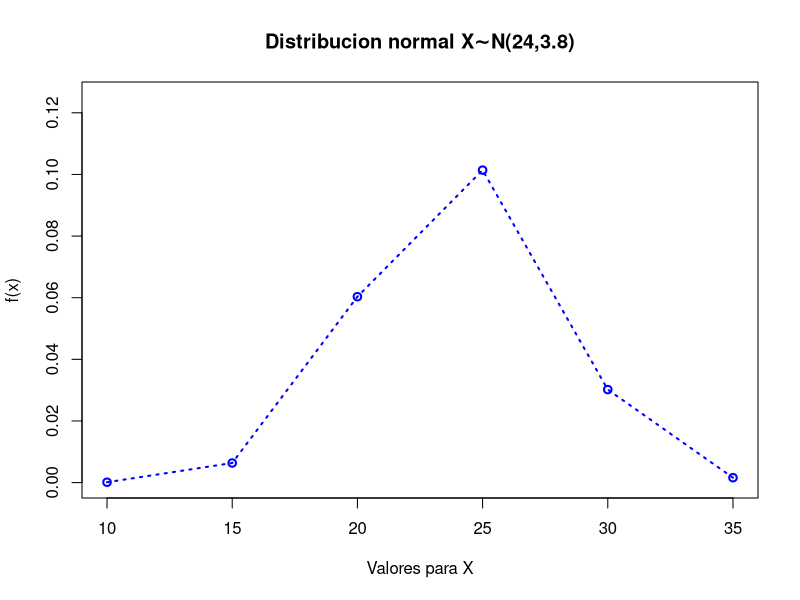

Recreate this plot in R.
# Punto 2 - Parcial 2 - Probabilidad y Estadística 
# Universidad del Valle
# Estudiante: Juan Sebastian Velasquez Acevedo

# Un abogado viaja todos los días de su casa en los suburbios a su oficina en el centro de la
# ciudad. El tiempo promedio para un viaje sólo de ida es de 24 minutos, con una desviación
# estándar de 3.8 minutos. Si se supone que la distribución de los tiempos de viaje está
# distribuida normalmente.

##-------------------------------------------------------------

# Grafica de la distribucion normal
# Rejilla de valores para el eje X
x <- seq(10, 35, 5)
plot(x, dnorm(x, mean = 24, sd = 3.8), type = "o",
     ylim = c(0, 0.125), lwd = 2,lty=3, col = "blue",
     main = "Distribucion normal X∼N(24,3.8)",
     xlab = "Valores para X",
     ylab = "f(x)")

##-------------------------------------------------------------
# a) ¿Cuál es la probabilidad de que un viaje tome al menos 1/2 hora?

# 1/2 hora = 30 minutos
# Nos piden P(X > x) = P(X>30)
# media (μ) = 24
# Desviacion estandar (σ)= 3.8
# Funcion en R
# pnorm: Distribución normal (Función de distribución acumulada)
# lower.tail = FALSE porque estoy buscando valores mayores a 30 minutos
distr_acum1 = pnorm(30,mean = 24, sd = 3.8,lower.tail=FALSE)
distr_acum1
# Pasandolo a porcentaje
prob_procentaje1 = distr_acum1*100
prob_procentaje1

## RESPUESTA: 
## La probabilidad de que un viaje tome al menos 1/2 hora es de 0.05717406
## hay una posibilidad del 5.717406 %

##-------------------------------------------------------------
# b) Si la oficina abre a las 9:00 a.m. y él sale diario de su 
# casa a las 8:45 a.m., ¿qué porcentaje de las veces llegará tarde al trabajo?.

# La idea es calcular la probabilidad de que el tiempo sea mayor a 
# 15 minutos. Puesto que 9:00 am - 8:45 am = 15 minutos

# Nos piden P(X > x) = P(X > 15) = 1 - P(X < 15)

# Se calcula primero la Función de distribución acumulada
distr_acum2 = 1 - pnorm (15,24,3.8)
distr_acum2
# Tambien se puede hacer distr_acum = pnorm(15,24,3.8,FALSE)

# Pasandolo a porcentaje
prob_procentaje2 = distr_acum2*100
prob_procentaje2

## RESPUESTA: 
## El porcentaje de las veces que llegará tarde al trabajo sera de 99.10679%
##-------------------------------------------------------------


